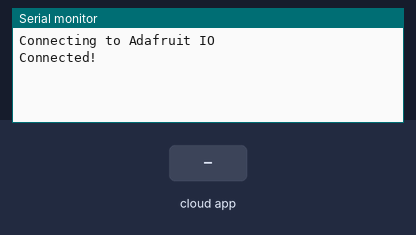
A sketch run on a simulated Arduino Uno, built with avr-gcc and run on an emulated ATmega328P. Shown: the last lines printed to the serial monitor. The inputs (shaded band) are chosen by the test bench.

Above: at 2.7 s.
2.8 s: the phone or cloud app sets espcommunicator to 0
At 3.9 s:
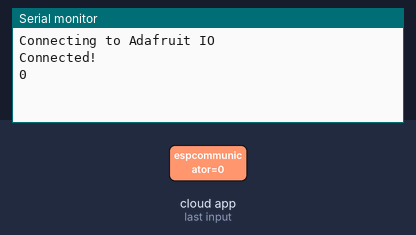
4.3 s: the phone or cloud app sets espcommunicator to 1
At 5.2 s:
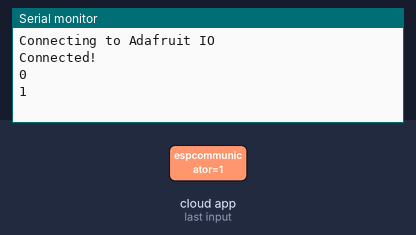

The sketch:

espcommunications.ino
```cpp
#include "AdafruitIO_WiFi.h"

#include <SoftwareSerial.h>

SoftwareSerial tx(10);

// 1. YOUR SECRETS (From the Yellow Key on Adafruit)
#define IO_USERNAME  "rsooknanan"
#define IO_KEY       "enter your key here"

// 2. YOUR WIFI
#define WIFI_SSID    "iPhone"
#define WIFI_PASS    "urwelcome"

AdafruitIO_WiFi io(IO_USERNAME, IO_KEY, WIFI_SSID, WIFI_PASS);

AdafruitIO_Feed *commandFeed = io.feed("espcommunicator");

void setup() {
  Serial.begin(9600);

  // Connect to Adafruit IO
  Serial.print("Connecting to Adafruit IO");
  io.connect();

  // This tells the code what to do when a message arrives
  commandFeed->onMessage(handleMessage);

  // Wait for connection
  while(io.status() < AIO_CONNECTED) {
    Serial.print(".");
    delay(500);
  }
  Serial.println("\nConnected!");
}

void loop() {
  // Keeps the connection alive
  io.run();
}

// 4. THE ACTION
void handleMessage(AdafruitIO_Data *data) {
  String rcvdData = data->toString();
  Serial.println(rcvdData);
  tx.println(rcvdData);
}
```

Measured:
- after the input at 2.8 s, the serial monitor: prints a new line at once (image 1)
- after the input at 4.3 s, the serial monitor: prints a new line at once (image 2)
